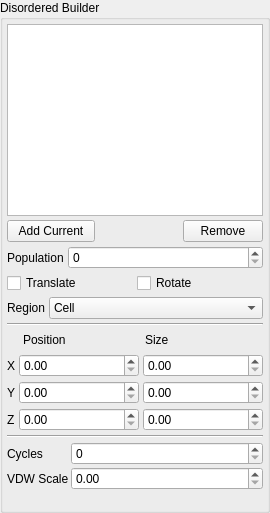
      <widget class="QWidget" name="DisorderPage" >
       <layout class="QVBoxLayout" >
        <property name="margin" >
         <number>0</number>
        </property>
        <property name="spacing" >
         <number>2</number>
        </property>
        <item>
         <widget class="QGroupBox" name="DisorderGroup" >
          <property name="title" >
           <string>Disordered Builder</string>
          </property>
          <layout class="QVBoxLayout" >
           <property name="margin" >
            <number>4</number>
           </property>
           <property name="spacing" >
            <number>4</number>
           </property>
           <item>
            <widget class="QListWidget" name="ComponentList" />
           </item>
           <item>
            <layout class="QHBoxLayout" >
             <property name="margin" >
              <number>0</number>
             </property>
             <property name="spacing" >
              <number>0</number>
             </property>
             <item>
              <widget class="QPushButton" name="AddComponentButton" >
               <property name="sizePolicy" >
                <sizepolicy>
                 <hsizetype>7</hsizetype>
                 <vsizetype>0</vsizetype>
                 <horstretch>0</horstretch>
                 <verstretch>0</verstretch>
                </sizepolicy>
               </property>
               <property name="text" >
                <string>Add Current</string>
               </property>
              </widget>
             </item>
             <item>
              <spacer>
               <property name="orientation" >
                <enum>Qt::Horizontal</enum>
               </property>
               <property name="sizeHint" >
                <size>
                 <width>16</width>
                 <height>20</height>
                </size>
               </property>
              </spacer>
             </item>
             <item>
              <widget class="QPushButton" name="DeleteComponentButton" >
               <property name="text" >
                <string>Remove</string>
               </property>
              </widget>
             </item>
            </layout>
           </item>
           <item>
            <layout class="QHBoxLayout" >
             <property name="margin" >
              <number>0</number>
             </property>
             <property name="spacing" >
              <number>4</number>
             </property>
             <item>
              <widget class="QLabel" name="label_22" >
               <property name="sizePolicy" >
                <sizepolicy>
                 <hsizetype>1</hsizetype>
                 <vsizetype>5</vsizetype>
                 <horstretch>0</horstretch>
                 <verstretch>0</verstretch>
                </sizepolicy>
               </property>
               <property name="text" >
                <string>Population</string>
               </property>
              </widget>
             </item>
             <item>
              <widget class="QSpinBox" name="PopulationSpin" >
               <property name="sizePolicy" >
                <sizepolicy>
                 <hsizetype>7</hsizetype>
                 <vsizetype>0</vsizetype>
                 <horstretch>0</horstretch>
                 <verstretch>0</verstretch>
                </sizepolicy>
               </property>
               <property name="maximum" >
                <number>100000</number>
               </property>
               <property name="singleStep" >
                <number>10</number>
               </property>
              </widget>
             </item>
            </layout>
           </item>
           <item>
            <layout class="QHBoxLayout" >
             <property name="margin" >
              <number>0</number>
             </property>
             <property name="spacing" >
              <number>4</number>
             </property>
             <item>
              <widget class="QCheckBox" name="ComponentTranslateCheck" >
               <property name="text" >
                <string>Translate</string>
               </property>
              </widget>
             </item>
             <item>
              <widget class="QCheckBox" name="ComponentRotateCheck" >
               <property name="text" >
                <string>Rotate</string>
               </property>
              </widget>
             </item>
            </layout>
           </item>
           <item>
            <layout class="QHBoxLayout" >
             <property name="margin" >
              <number>0</number>
             </property>
             <property name="spacing" >
              <number>4</number>
             </property>
             <item>
              <widget class="QLabel" name="label_26" >
               <property name="text" >
                <string>Region</string>
               </property>
              </widget>
             </item>
             <item>
              <widget class="QComboBox" name="ComponentRegionCombo" >
               <property name="sizePolicy" >
                <sizepolicy>
                 <hsizetype>7</hsizetype>
                 <vsizetype>0</vsizetype>
                 <horstretch>0</horstretch>
                 <verstretch>0</verstretch>
                </sizepolicy>
               </property>
               <property name="currentIndex" >
                <number>0</number>
               </property>
               <item>
                <property name="text" >
                 <string>Cell</string>
                </property>
               </item>
               <item>
                <property name="text" >
                 <string>Cuboid</string>
                </property>
               </item>
               <item>
                <property name="text" >
                 <string>Spheroid</string>
                </property>
               </item>
               <item>
                <property name="text" >
                 <string>Cylinder</string>
                </property>
               </item>
              </widget>
             </item>
            </layout>
           </item>
           <item>
            <widget class="Line" name="line" >
             <property name="orientation" >
              <enum>Qt::Horizontal</enum>
             </property>
            </widget>
           </item>
           <item>
            <layout class="QHBoxLayout" >
             <property name="margin" >
              <number>0</number>
             </property>
             <property name="spacing" >
              <number>4</number>
             </property>
             <item>
              <spacer>
               <property name="orientation" >
                <enum>Qt::Horizontal</enum>
               </property>
               <property name="sizeType" >
                <enum>QSizePolicy::Minimum</enum>
               </property>
               <property name="sizeHint" >
                <size>
                 <width>16</width>
                 <height>20</height>
                </size>
               </property>
              </spacer>
             </item>
             <item>
              <widget class="QLabel" name="label344" >
               <property name="sizePolicy" >
                <sizepolicy>
                 <hsizetype>7</hsizetype>
                 <vsizetype>5</vsizetype>
                 <horstretch>0</horstretch>
                 <verstretch>0</verstretch>
                </sizepolicy>
               </property>
               <property name="text" >
                <string>Position</string>
               </property>
              </widget>
             </item>
             <item>
              <widget class="QLabel" name="label344_2" >
               <property name="sizePolicy" >
                <sizepolicy>
                 <hsizetype>7</hsizetype>
                 <vsizetype>5</vsizetype>
                 <horstretch>0</horstretch>
                 <verstretch>0</verstretch>
                </sizepolicy>
               </property>
               <property name="text" >
                <string>Size</string>
               </property>
              </widget>
             </item>
            </layout>
           </item>
           <item>
            <layout class="QGridLayout" >
             <property name="margin" >
              <number>0</number>
             </property>
             <property name="spacing" >
              <number>4</number>
             </property>
             <item row="2" column="2" >
              <widget class="QDoubleSpinBox" name="ComponentSizeZSpin" >
               <property name="sizePolicy" >
                <sizepolicy>
                 <hsizetype>7</hsizetype>
                 <vsizetype>0</vsizetype>
                 <horstretch>0</horstretch>
                 <verstretch>0</verstretch>
                </sizepolicy>
               </property>
              </widget>
             </item>
             <item row="0" column="1" >
              <widget class="QDoubleSpinBox" name="ComponentPosXSpin" >
               <property name="sizePolicy" >
                <sizepolicy>
                 <hsizetype>7</hsizetype>
                 <vsizetype>0</vsizetype>
                 <horstretch>0</horstretch>
                 <verstretch>0</verstretch>
                </sizepolicy>
               </property>
              </widget>
             </item>
             <item row="2" column="1" >
              <widget class="QDoubleSpinBox" name="ComponentPosZSpin" >
               <property name="sizePolicy" >
                <sizepolicy>
                 <hsizetype>7</hsizetype>
                 <vsizetype>0</vsizetype>
                 <horstretch>0</horstretch>
                 <verstretch>0</verstretch>
                </sizepolicy>
               </property>
              </widget>
             </item>
             <item row="1" column="0" >
              <widget class="QLabel" name="label_24" >
               <property name="sizePolicy" >
                <sizepolicy>
                 <hsizetype>1</hsizetype>
                 <vsizetype>5</vsizetype>
                 <horstretch>0</horstretch>
                 <verstretch>0</verstretch>
                </sizepolicy>
               </property>
               <property name="text" >
                <string>Y</string>
               </property>
              </widget>
             </item>
             <item row="1" column="2" >
              <widget class="QDoubleSpinBox" name="ComponentSizeYSpin" >
               <property name="sizePolicy" >
                <sizepolicy>
                 <hsizetype>7</hsizetype>
                 <vsizetype>0</vsizetype>
                 <horstretch>0</horstretch>
                 <verstretch>0</verstretch>
                </sizepolicy>
               </property>
              </widget>
             </item>
             <item row="0" column="0" >
              <widget class="QLabel" name="label_23" >
               <property name="sizePolicy" >
                <sizepolicy>
                 <hsizetype>1</hsizetype>
                 <vsizetype>5</vsizetype>
                 <horstretch>0</horstretch>
                 <verstretch>0</verstretch>
                </sizepolicy>
               </property>
               <property name="text" >
                <string>X</string>
               </property>
              </widget>
             </item>
             <item row="2" column="0" >
              <widget class="QLabel" name="label_25" >
               <property name="sizePolicy" >
                <sizepolicy>
                 <hsizetype>1</hsizetype>
                 <vsizetype>5</vsizetype>
                 <horstretch>0</horstretch>
                 <verstretch>0</verstretch>
                </sizepolicy>
               </property>
               <property name="text" >
                <string>Z</string>
               </property>
              </widget>
             </item>
             <item row="0" column="2" >
              <widget class="QDoubleSpinBox" name="ComponentSizeXSpin" >
               <property name="sizePolicy" >
                <sizepolicy>
                 <hsizetype>7</hsizetype>
                 <vsizetype>0</vsizetype>
                 <horstretch>0</horstretch>
                 <verstretch>0</verstretch>
                </sizepolicy>
               </property>
              </widget>
             </item>
             <item row="1" column="1" >
              <widget class="QDoubleSpinBox" name="ComponentPosYSpin" >
               <property name="sizePolicy" >
                <sizepolicy>
                 <hsizetype>7</hsizetype>
                 <vsizetype>0</vsizetype>
                 <horstretch>0</horstretch>
                 <verstretch>0</verstretch>
                </sizepolicy>
               </property>
              </widget>
             </item>
            </layout>
           </item>
           <item>
            <widget class="Line" name="line_2" >
             <property name="orientation" >
              <enum>Qt::Horizontal</enum>
             </property>
            </widget>
           </item>
           <item>
            <layout class="QGridLayout" >
             <property name="margin" >
              <number>0</number>
             </property>
             <property name="spacing" >
              <number>2</number>
             </property>
             <item row="1" column="1" >
              <widget class="QDoubleSpinBox" name="VDWScaleSpin" >
               <property name="sizePolicy" >
                <sizepolicy>
                 <hsizetype>7</hsizetype>
                 <vsizetype>0</vsizetype>
                 <horstretch>0</horstretch>
                 <verstretch>0</verstretch>
                </sizepolicy>
               </property>
              </widget>
             </item>
             <item row="1" column="0" >
              <widget class="QLabel" name="label_30" >
               <property name="text" >
                <string>VDW Scale</string>
               </property>
              </widget>
             </item>
             <item row="0" column="1" >
              <widget class="QSpinBox" name="DisorderCyclesSpin" >
               <property name="sizePolicy" >
                <sizepolicy>
                 <hsizetype>7</hsizetype>
                 <vsizetype>0</vsizetype>
                 <horstretch>0</horstretch>
                 <verstretch>0</verstretch>
                </sizepolicy>
               </property>
              </widget>
             </item>
             <item row="0" column="0" >
              <widget class="QLabel" name="label_27" >
               <property name="text" >
                <string>Cycles</string>
               </property>
              </widget>
             </item>
            </layout>
           </item>
           <item>
            <spacer>
             <property name="orientation" >
              <enum>Qt::Vertical</enum>
             </property>
             <property name="sizeHint" >
              <size>
               <width>20</width>
               <height>16</height>
              </size>
             </property>
            </spacer>
           </item>
          </layout>
         </widget>
        </item>
       </layout>
      </widget>
